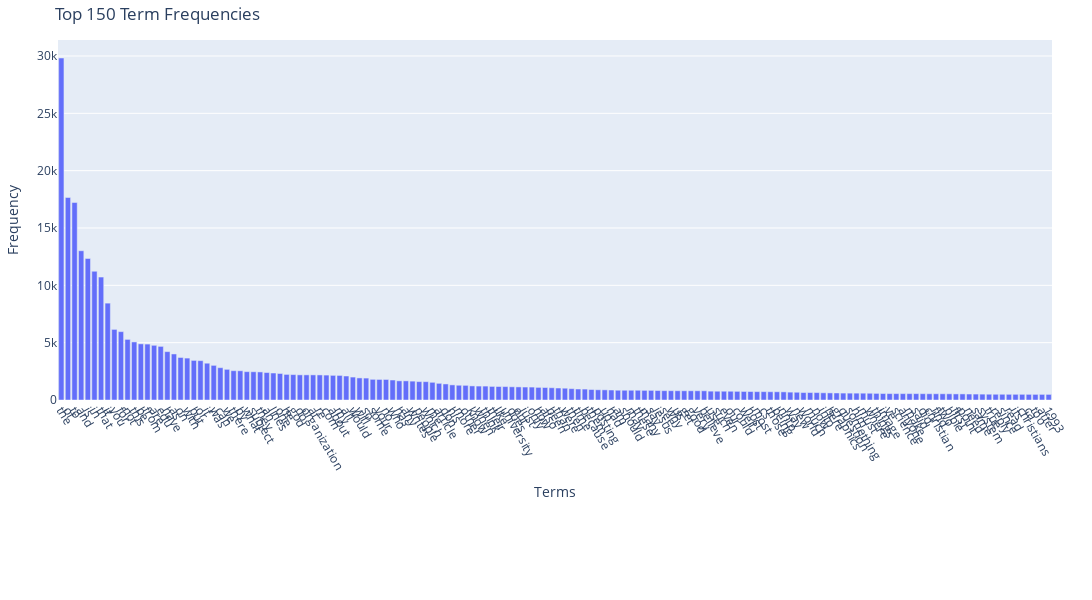

Source (notebook cell):
### Markdown cell above
### >>> **Exercise 14 (take home):** 
Additionally, you can attempt to sort the terms on the `x-axis` by frequency instead of in alphabetical order. This way the visualization is more meaninfgul and you will be able to observe the so called [long tail](https://en.wikipedia.org/wiki/Long_tail) (get familiar with this term since it will appear a lot in data mining and other statistics courses). see picture below

![alt txt](https://upload.wikimedia.org/wikipedia/commons/thumb/8/8a/Long_tail.svg/1000px-Long_tail.svg.png)

### Code cell
# Answer here

# modify the code to select only a subset of terms based on their frequencies. 
# For instance, you can display the top N terms with the highest frequencies

import plotly.express as px
import numpy as np
import pandas as pd

# Calculate term frequencies efficiently
term_frequencies = np.asarray(X_counts.sum(axis=0)).flatten()

# Get top 150 terms with highest frequencies
top_n = 150  # Change this to reduce or increase the number of terms to visualize
top_indices = term_frequencies.argsort()[-top_n:][::-1]  # Indices of top N terms, sorted descending

# Extract top N terms and their frequencies
top_terms = count_vect.get_feature_names_out()[top_indices]
top_frequencies = term_frequencies[top_indices]

# Create a DataFrame for Plotly
df_plotly = pd.DataFrame({
    'Term': top_terms,
    'Frequency': top_frequencies
})

# Plot using Plotly
fig = px.bar(
    df_plotly, 
    x='Term', 
    y='Frequency', 
    title=f'Top {top_n} Term Frequencies',
    labels={'Term': 'Terms', 'Frequency': 'Frequency'},
    width=2000, height=600
)

# Update layout for better visualization
fig.update_layout(
    xaxis=dict(tickangle=60, tickmode='array', tickvals=df_plotly['Term']),
    margin=dict(l=40, r=40, t=40, b=200)
)

# Show the Plotly figure
fig.show()

### Figure 1 — Plotly figure (JSON) as saved in the notebook; plotly's stock layout.template omitted (floating-point values rounded to 4 significant figures; data arrays with more than 128 entries replaced by an {"elided": "..."} marker saying what was removed)
{"data": [{"alignmentgroup": "True", "hovertemplate": "Terms=%{x}<br>Frequency=%{y}<extra></extra>", "legendgroup": "", "marker": {"color": "#636efa", "pattern": {"shape": ""}}, "name": "", "offsetgroup": "", "orientation": "v", "showlegend": false, "textposition": "auto", "type": "bar", "x": {"elided": "150 str values"}, "xaxis": "x", "y": {"elided": "150 int values"}, "yaxis": "y"}], "layout": {"barmode": "relative", "height": 600, "legend": {"tracegroupgap": 0}, "margin": {"b": 200, "l": 40, "r": 40, "t": 40}, "title": {"text": "Top 150 Term Frequencies"}, "width": 2000, "xaxis": {"anchor": "y", "domain": [0, 1], "tickangle": 60, "tickmode": "array", "tickvals": {"elided": "150 str values"}, "title": {"text": "Terms"}}, "yaxis": {"anchor": "x", "domain": [0, 1], "title": {"text": "Frequency"}}}}
